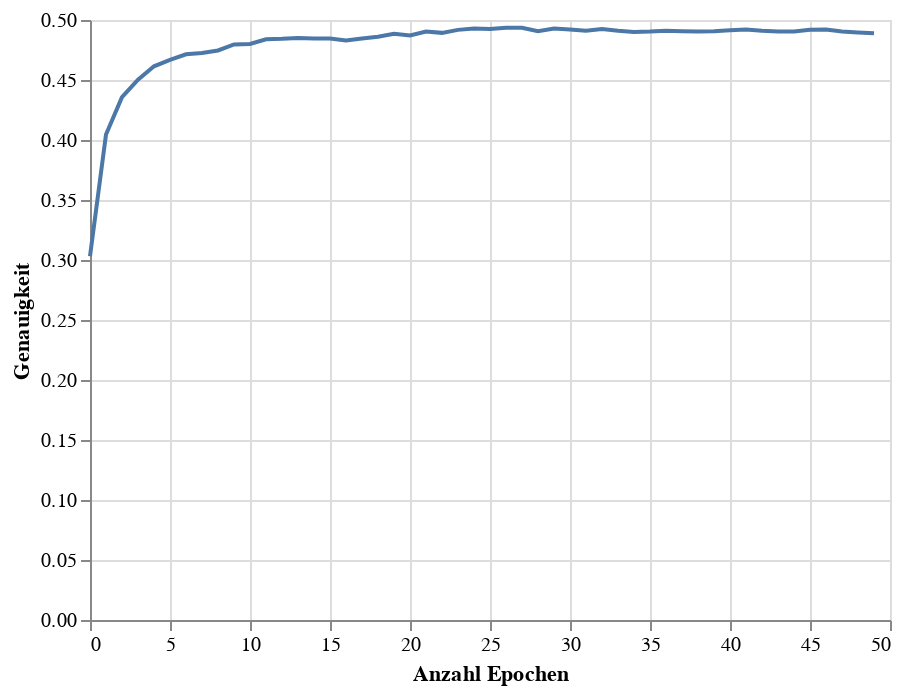

Source (notebook cell):
### Code cell
accuracy_chart = alt.Chart(accuracy_df).mark_line().encode(
    x=alt.X('Epoch',title = 'Anzahl Epochen'),
    y=alt.Y('Accuracy', title = 'Genauigkeit')
)
accuracy_chart

### Figure 1 — Vega-Lite specification as saved in the notebook (floating-point values rounded to 4 significant figures)
{"config": {"view": {"continuousWidth": 400, "continuousHeight": 300}}, "data": {"name": "data-1d4b8e2b25ddde301623d4a2c716a882"}, "mark": "line", "encoding": {"x": {"field": "Epoch", "title": "Anzahl Epochen", "type": "quantitative"}, "y": {"field": "Accuracy", "title": "Genauigkeit", "type": "quantitative"}}, "$schema": "https://vega.github.io/schema/vega-lite/v4.17.0.json", "datasets": {"data-1d4b8e2b25ddde301623d4a2c716a882": [{"Epoch": 0, "Accuracy": 0.3031}, {"Epoch": 1, "Accuracy": 0.4046}, {"Epoch": 2, "Accuracy": 0.4357}, {"Epoch": 3, "Accuracy": 0.4503}, {"Epoch": 4, "Accuracy": 0.4614}, {"Epoch": 5, "Accuracy": 0.4668}, {"Epoch": 6, "Accuracy": 0.4714}, {"Epoch": 7, "Accuracy": 0.4725}, {"Epoch": 8, "Accuracy": 0.4746}, {"Epoch": 9, "Accuracy": 0.4796}, {"Epoch": 10, "Accuracy": 0.48}, {"Epoch": 11, "Accuracy": 0.4839}, {"Epoch": 12, "Accuracy": 0.4843}, {"Epoch": 13, "Accuracy": 0.485}, {"Epoch": 14, "Accuracy": 0.4846}, {"Epoch": 15, "Accuracy": 0.4846}, {"Epoch": 16, "Accuracy": 0.4828}, {"Epoch": 17, "Accuracy": 0.4846}, {"Epoch": 18, "Accuracy": 0.4861}, {"Epoch": 19, "Accuracy": 0.4886}, {"Epoch": 20, "Accuracy": 0.4871}, {"Epoch": 21, "Accuracy": 0.4904}, {"Epoch": 22, "Accuracy": 0.4893}, {"Epoch": 23, "Accuracy": 0.4918}, {"Epoch": 24, "Accuracy": 0.4929}, {"Epoch": 25, "Accuracy": 0.4925}, {"Epoch": 26, "Accuracy": 0.4936}, {"Epoch": 27, "Accuracy": 0.4936}, {"Epoch": 28, "Accuracy": 0.4907}, {"Epoch": 29, "Accuracy": 0.4929}, {"Epoch": 30, "Accuracy": 0.4921}, {"Epoch": 31, "Accuracy": 0.4911}, {"Epoch": 32, "Accuracy": 0.4925}, {"Epoch": 33, "Accuracy": 0.4911}, {"Epoch": 34, "Accuracy": 0.49}, {"Epoch": 35, "Accuracy": 0.4904}, {"Epoch": 36, "Accuracy": 0.4911}, {"Epoch": 37, "Accuracy": 0.4907}, {"Epoch": 38, "Accuracy": 0.4904}, {"Epoch": 39, "Accuracy": 0.4907}, {"Epoch": 40, "Accuracy": 0.4914}, {"Epoch": 41, "Accuracy": 0.4921}, {"Epoch": 42, "Accuracy": 0.4911}, {"Epoch": 43, "Accuracy": 0.4904}, {"Epoch": 44, "Accuracy": 0.4904}, {"Epoch": 45, "Accuracy": 0.4918}, {"Epoch": 46, "Accuracy": 0.4921}, {"Epoch": 47, "Accuracy": 0.4904}, {"Epoch": 48, "Accuracy": 0.4896}, {"Epoch": 49, "Accuracy": 0.4889}]}}
